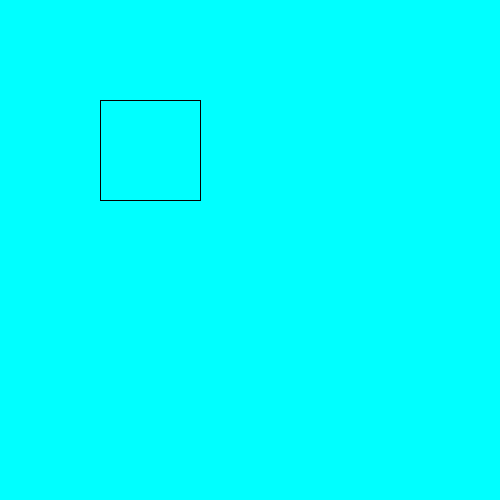
Frame 1 (no input)
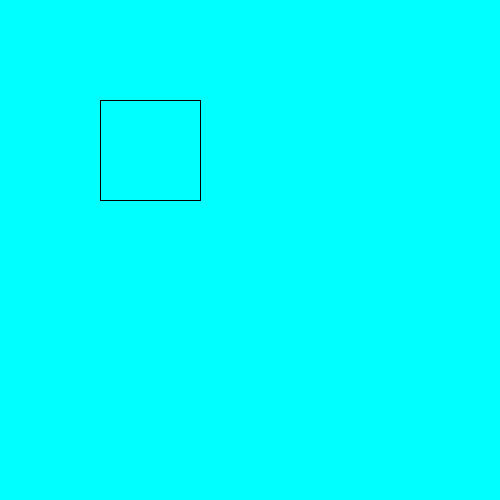
Frame 60 (the mouse pressed at the canvas centre just before this capture)
Frame 120 (the mouse held since frame 60 and released just before this capture): identical to frame 60, image omitted

The Processing sketch that drew these frames (run headless with seeded random() and noise(); from frame 60 on, the mouse is pressed at the canvas centre):

// Processing sketch: sketch_9_4
// ── sketch_9_4.pde
void setup(){
  size(500,500);
  background(0,255,255);
 
}

void draw(){
   ballz(100,100,100,100);
}

void ballz(int a, int b, int c, int d){
  line(a,b,a+c,b);
  line(a,b+d,a+c,b+d);
  line(a,b,a,b+d);
  line(a+c,b,a+c,b+d);
}
